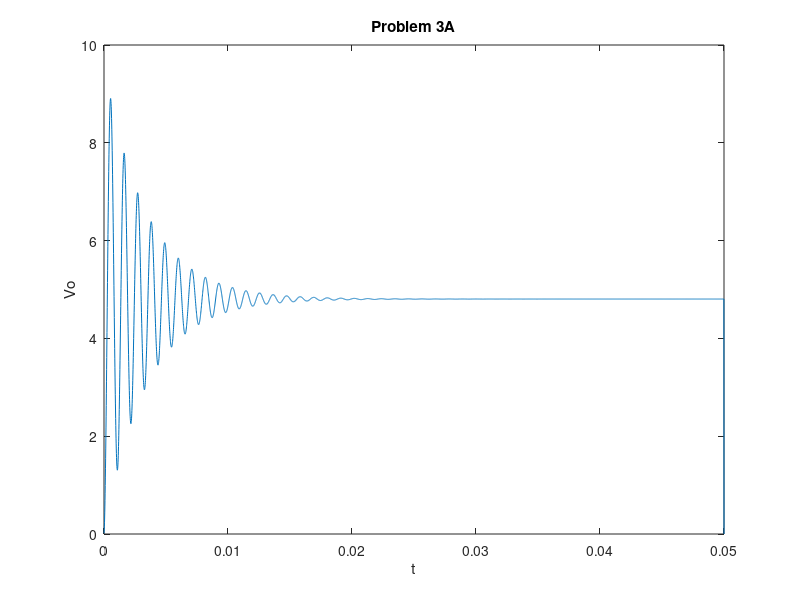
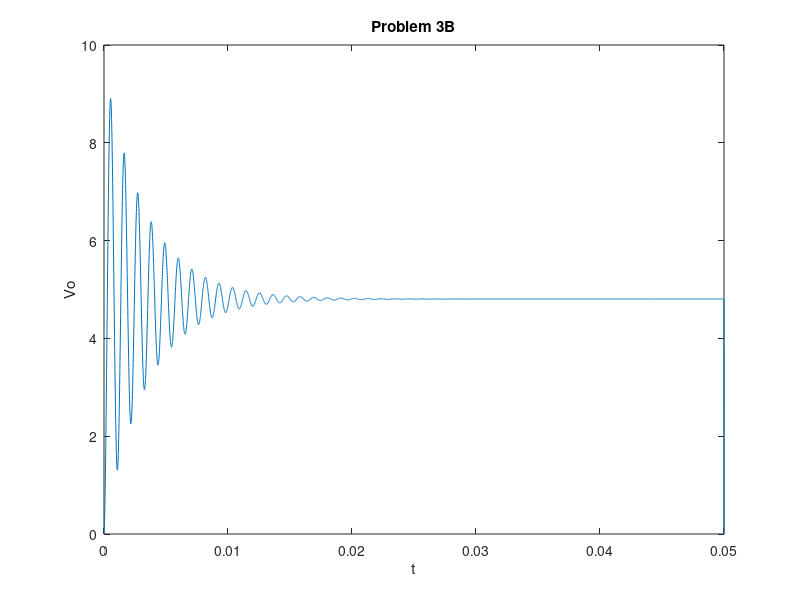

The MATLAB source for these figures, in order:
%System Simulation Problem 3
%Tyler Matthews 2/6/2019

%PART A
%Initial Coniditions
z = 0.05;
N = 5000;
t = linspace(0,z,N);
T = z/N;

%Coefficients
A = (4/3)*1e7;
B = (1/(T^2));
C = ((-2/(T^2)) - (250/T));
D = ((1/(T^2)) + (250/T) + (3.33e7));

%Input & Ouput Arrays
Vi = 12 * ones(1,N);
Vo = zeros(1,N);

%First two places in output array
Vo(1) = (Vi(1)*A) / (D);
Vo(2) = (Vi(2)*A - Vo(1)*C) / (D);

%Calculating the rest of the output array
for k=3:N-1
    Vo(k) = (Vi(k)*A - Vo(k-1)*C - Vo(k-2)*B) / (D);
end

%Plotting
plot(t, Vo);
title('Problem 3A');
xlabel('t');
ylabel('Vo');
figure;

%PART B
%Initial Coniditions
z = 0.05;
N = 5000;
t = linspace(0,z,N);
T = z/N;

%Coefficients
A = 4e8;
B = (1/(T^2));
C = ((-2/(T^2)) - (250/T));
D = ((1/(T^2)) + (250/T) + (3.33e7));

%Input & Ouput Arrays
Vi = 0.4 * ones(1,N);
Vo = zeros(1,N);

%First two places in output array
Vo(1) = (Vi(1)*A) / (D);
Vo(2) = (Vi(2)*A - Vo(1)*C) / (D);

%Calculating the rest of the output array
for k=3:N-1
    Vo(k) = (Vi(k)*A - Vo(k-1)*C - Vo(k-2)*B) / (D);
end

%Plotting
plot(t, Vo);
title('Problem 3B');
xlabel('t');
ylabel('Vo');